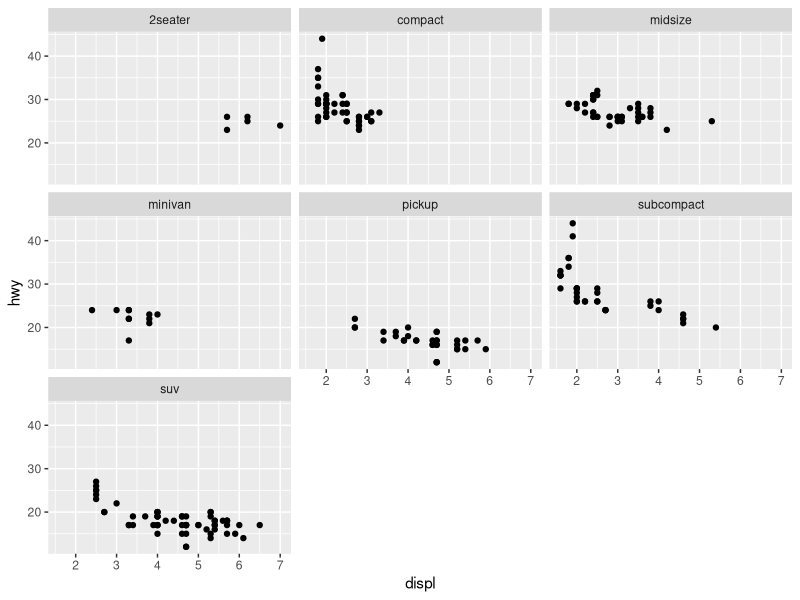
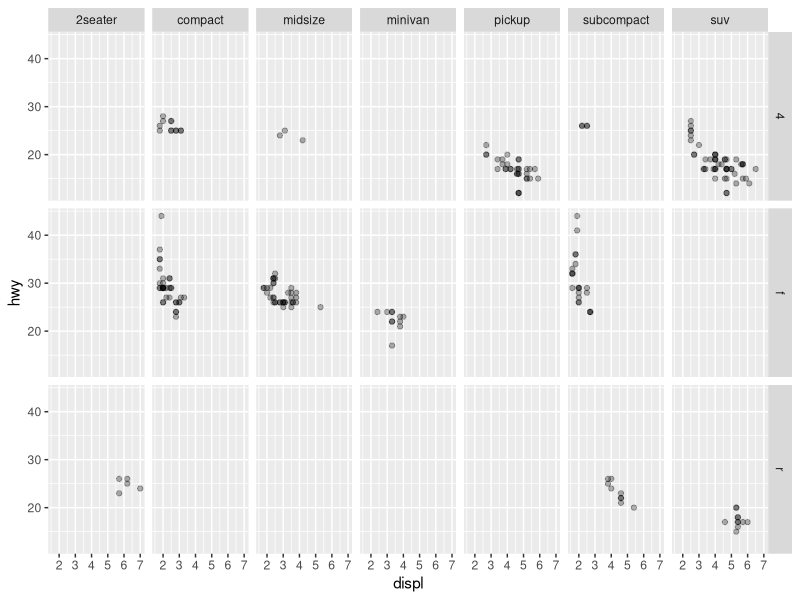
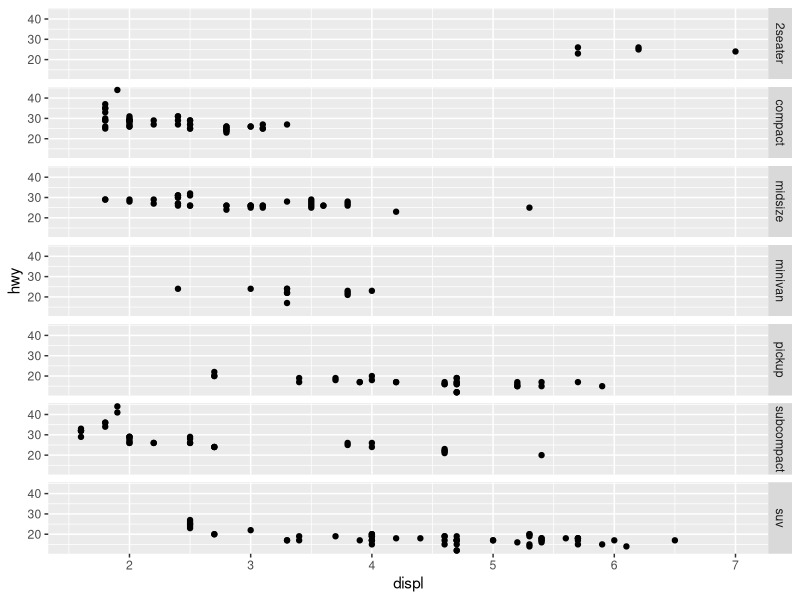
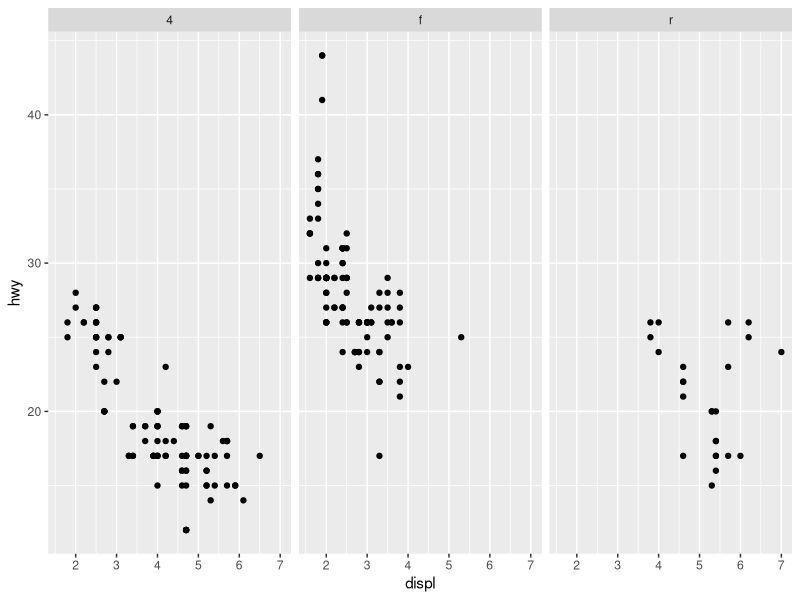
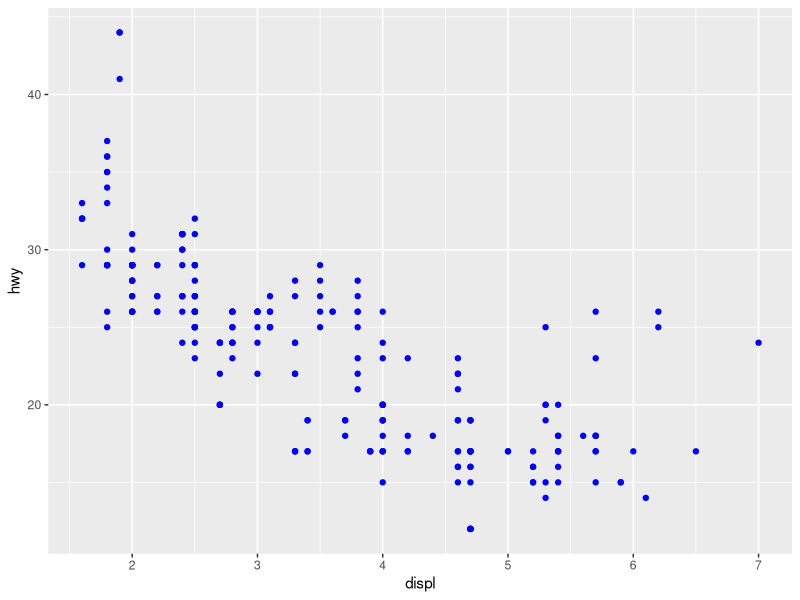
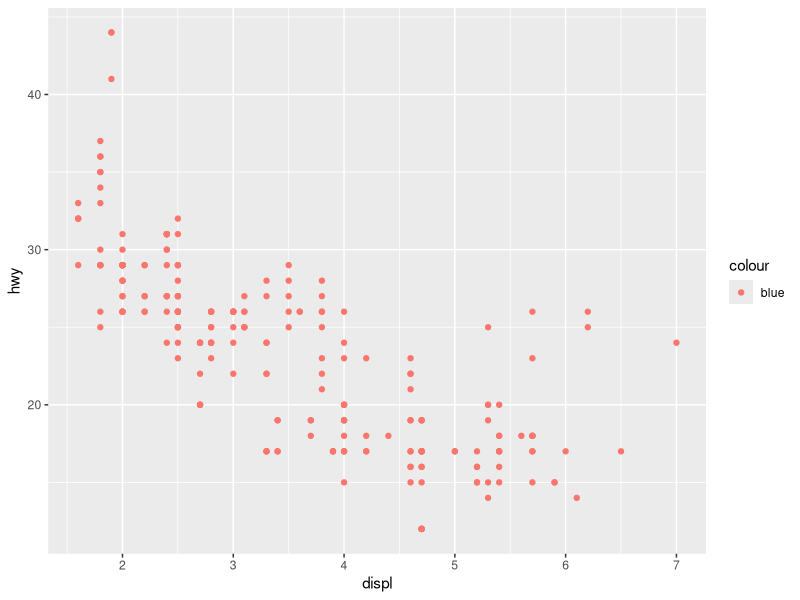
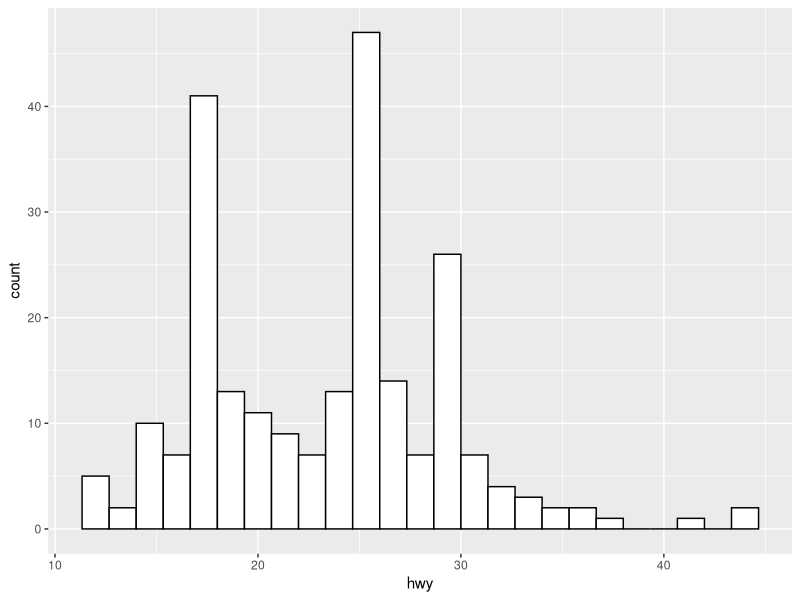
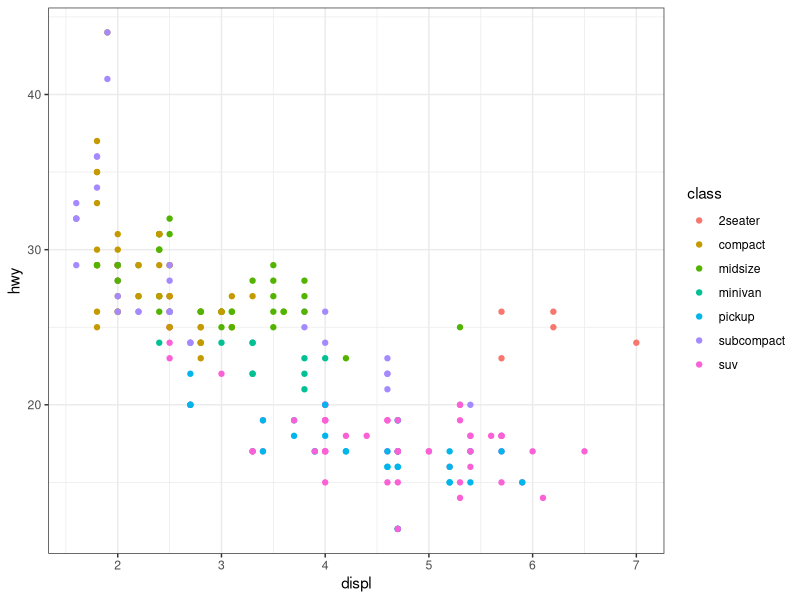

Write the R code that produced these figures, in order.
## ---- chunk 1
#| label: setup
#| include: false
knitr::opts_chunk$set(
  echo = TRUE,
  message = FALSE,
  warning = FALSE,
  fig.width = 6,
  fig.height = 3.6,
  fig.align = "center",
  dpi = 120,
  error = TRUE,
  fig.path = "_figs/facets/"
)
library(tidyverse)
library(ggthemes)
data("mpg")
data("diamonds")
## ---- chunk 2
#| label: facet-wrap
#| fig-height: 4.5
ggplot(data = mpg, mapping = aes(x = displ, y = hwy)) +
  geom_point() +
  facet_wrap(~ class)
## ---- chunk 3
#| label: facet-grid
#| fig-height: 4.2
ggplot(data = mpg, mapping = aes(x = displ, y = hwy)) +
  geom_point(alpha = 0.3) +
  facet_grid(drv ~ class)
## ---- chunk 4
#| label: facet-grid-rows
#| fig-height: 5
ggplot(data = mpg, mapping = aes(x = displ, y = hwy)) +
  geom_point() +
  facet_grid(class ~ .)
## ---- chunk 5
#| label: facet-grid-cols
ggplot(data = mpg, mapping = aes(x = displ, y = hwy)) +
  geom_point() +
  facet_grid(. ~ drv)
## ---- chunk 6
#| label: fixed-blue
ggplot(data = mpg, mapping = aes(x = displ, y = hwy)) +
  geom_point(color = "blue")
## ---- chunk 7
#| label: mistaken-blue-aes
ggplot(data = mpg, mapping = aes(x = displ, y = hwy, color = "blue")) +
  geom_point()
## ---- chunk 8
#| label: hist-outline
ggplot(data = mpg, mapping = aes(x = hwy)) +
  geom_histogram(bins = 25, fill = "white", color = "black")
## ---- chunk 9
#| label: theme-bw
ggplot(data = mpg, mapping = aes(x = displ, y = hwy, color = class)) +
  geom_point() +
  theme_bw()
## ---- chunk 10
#| label: scale-continuous
ggplot(data = mpg, mapping = aes(x = displ, y = hwy, color = cty)) +
  geom_point() +
  scale_color_continuous(low = "black", high = "white")
## ---- chunk 11
#| label: scale-log
ggplot(data = diamonds, mapping = aes(x = carat, y = price)) +
  geom_point(alpha = 0.01) +
  scale_x_log10() +
  scale_y_log10()
## ---- chunk 12
#| label: colorblind
ggplot(data = mpg, mapping = aes(x = displ, y = hwy, color = class)) +
  geom_point() +
  theme_bw() +
  scale_color_colorblind()
## ---- chunk 13
#| label: viridis-fill
ggplot(data = mpg, mapping = aes(x = hwy, fill = drv)) +
  geom_histogram(position = "dodge", bins = 15) +
  theme_bw() +
  scale_fill_viridis_d()
## ---- chunk 14
#| label: labels
ggplot(data = mpg, mapping = aes(x = displ, y = hwy, color = class)) +
  geom_point() +
  theme_bw() +
  scale_color_discrete(name = "Car Class") +
  xlab("Displacement") +
  ylab("Highway") +
  ggtitle("Displacement vs Highway")
## ---- chunk 15
#| label: save-object
pl <- ggplot(data = mpg, mapping = aes(x = displ, y = hwy, color = class)) +
  geom_point() +
  theme_bw()

pl
